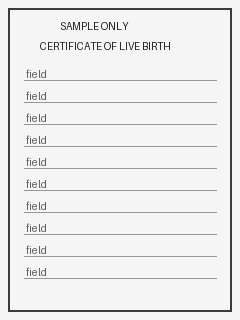
#> input picture frontend/e2e/fixtures/intake-page-sample.jpg, 240 x 320 px
$ python -i cleanup.py   (imports and definitions only)
#> lines starting #> are read from the running program, lines starting #| are printed output that depends on the picture; after the words box and inside, x2 and y2 are one past the last pixel; in counts of white or black regions, pixels touching at a corner belong together
#> further down, picture is the input picture: shape (320, 240, 3); min 2, max 255, mean 235.2
"""Image clean-up before OCR (Section 10 step 4): crop to the sheet, deskew, normalize size."""

import cv2
import numpy as np

from scan_agent.config import A4_PX, MM_TO_PX

MAX_SKEW_DEG = 10.0
MIN_SKEW_DEG = 0.1


def to_gray(image: np.ndarray) -> np.ndarray:
    return image if image.ndim == 2 else cv2.cvtColor(image, cv2.COLOR_BGR2GRAY)


# [23 lines left out: functions order_corners, warp_to_page, not called in this run]


def find_sheet(gray: np.ndarray) -> np.ndarray | None:
    """If the paper sits on a darker scanner bed, return it warped flat to A4 (crop + deskew
    in one step). Return None when the sheet fills the frame (typical ADF output).
    Camera frames use `scan_agent.capture.page.detect_page` (perspective, cut-off edges)."""
    _, bright = cv2.threshold(gray, 0, 255, cv2.THRESH_BINARY + cv2.THRESH_OTSU)
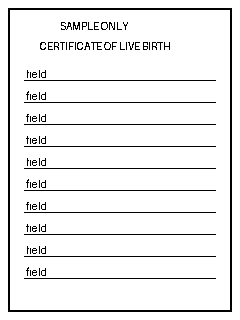
#> bright: shape (320, 240); 93.3% white; black in thin lines or dots, all inside (x1, y1, x2, y2) = (8, 8, 232, 312)
    contours, _ = cv2.findContours(bright, cv2.RETR_EXTERNAL, cv2.CHAIN_APPROX_SIMPLE)
#> contours = [[[0, 0], [0, 319], [239, 319], [239, 0]]]
    if not contours:
        return None
    sheet = max(contours, key=cv2.contourArea)
#> sheet = [[0, 0], [0, 319], [239, 319], [239, 0]]
    ratio = cv2.contourArea(sheet) / gray.size
#> ratio = 0.993
    if not 0.5 < ratio < 0.97:
        return None
    return warp_to_page(gray, cv2.boxPoints(cv2.minAreaRect(sheet)))


def skew_angle(gray: np.ndarray) -> float:
    """Estimate text skew from the minimum-area rectangle around dark pixels."""
    ink = cv2.threshold(gray, 0, 255, cv2.THRESH_BINARY_INV + cv2.THRESH_OTSU)[1]
    coords = np.column_stack(np.where(ink > 0))
#> coords = 5155 pairs, first value 8 to 311, second value 8 to 231
    if len(coords) < 500:
        return 0.0
    angle = cv2.minAreaRect(coords[:, ::-1].astype(np.float32))[-1]
#> angle = -90
    if angle > 45:
        angle -= 90
    if angle < -45:
        angle += 90
#> angle = 0
    return float(angle)


def deskew(gray: np.ndarray) -> tuple[np.ndarray, float]:
    angle = skew_angle(gray)
#> angle = 0
    if abs(angle) < MIN_SKEW_DEG or abs(angle) > MAX_SKEW_DEG:
        return gray, 0.0
    h, w = gray.shape
    matrix = cv2.getRotationMatrix2D((w / 2, h / 2), angle, 1.0)
    rotated = cv2.warpAffine(gray, matrix, (w, h), flags=cv2.INTER_CUBIC,
                             borderMode=cv2.BORDER_CONSTANT, borderValue=255)
    return rotated, angle


def normalize_page(image: np.ndarray) -> tuple[np.ndarray, float]:
    """Gray, flattened to the sheet, deskewed, A4 at 300 DPI so mm zones map to pixels."""
    gray = to_gray(image)
    sheet = find_sheet(gray)
    if sheet is not None:
        return sheet, 0.0
    gray, angle = deskew(gray)
#> angle = 0
    if gray.shape[::-1] != A4_PX:
        gray = cv2.resize(gray, A4_PX, interpolation=cv2.INTER_AREA)
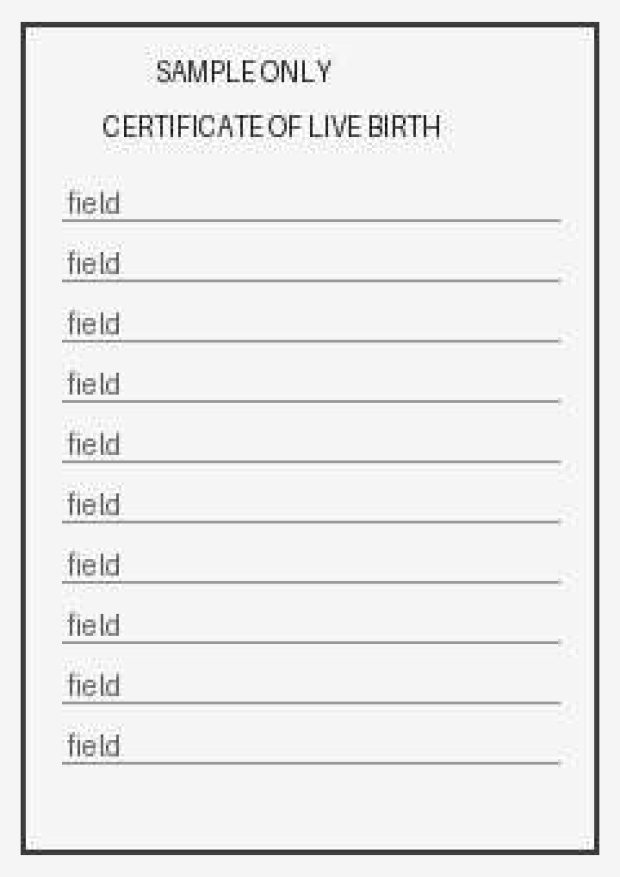
#> gray: shape (3508, 2480) (shown at 1/4 size); min 2, max 255, mean 235.2
    return gray, angle


# [6 lines left out: function crop_mm, not called in this run]


# Below this gap between the mean ink and mean paper levels, a region holds no print (only
# scanner noise); thresholding it would turn the noise into speckles that OCR reads as text.
MIN_INK_CONTRAST = 50


# [36 lines left out: functions binarize, remove_rules, not called in this run]

>>> import cv2
>>> picture = cv2.imread('../../../frontend/e2e/fixtures/intake-page-sample.jpg')
>>> result = normalize_page(picture)
